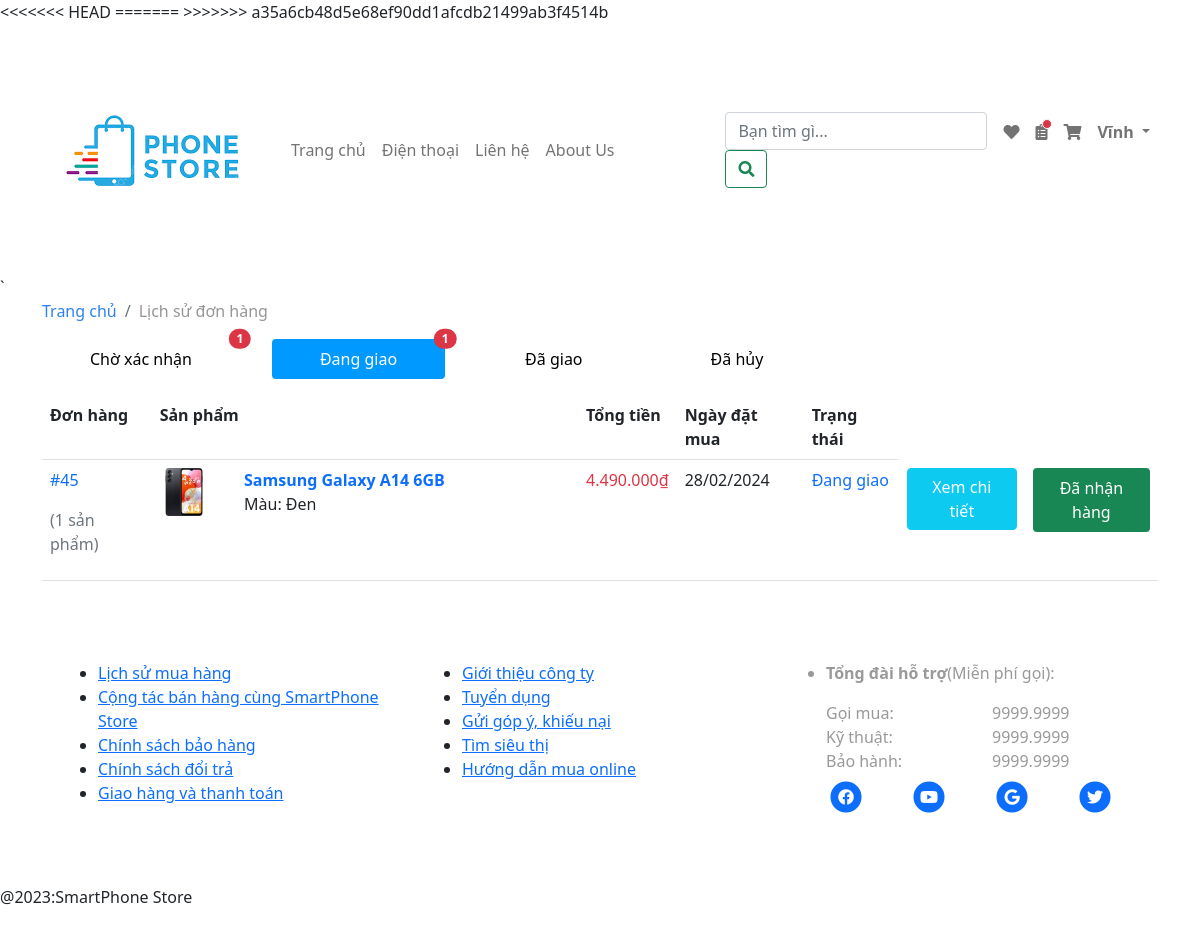
Screenshot of /customer/my_orders.php?delivering_orders (signed in) with the database file from the repository.
### tables this page shows
CREATE TABLE `customer_orders` (
  `order_id` int(10) NOT NULL COMMENT 'mã order',
  `customer_id` int(10) NOT NULL,
  `total_price` int(50) NOT NULL,
  `order_date` date NOT NULL,
  `status` text NOT NULL,
  `order_no` int(10) NOT NULL,
  `receiver` varchar(255) NOT NULL,
  `receiver_sex` varchar(10) NOT NULL,
  `receiver_phone` varchar(255) NOT NULL,
  `delivery_location` text NOT NULL,
  `payment_type` varchar(500) NOT NULL,
  `received_date` date NOT NULL
);

CREATE TABLE `customer_order_products` (
  `order_id` int(10) NOT NULL,
  `product_id` int(10) NOT NULL,
  `color` varchar(255) NOT NULL,
  `quantity` int(10) NOT NULL
);

CREATE TABLE `product_img` (
  `product_color_img_id` int(11) NOT NULL,
  `product_id` int(10) NOT NULL,
  `product_color_id` int(10) NOT NULL,
  `product_color_img` text NOT NULL,
  `product_price` int(50) NOT NULL,
  `product_price_des` int(50) NOT NULL,
  `product_quantity` int(50) NOT NULL,
  `product_status` varchar(50) NOT NULL
);

CREATE TABLE `products` (
  `product_id` int(10) NOT NULL,
  `cartegory_id` int(10) NOT NULL,
  `date` datetime NOT NULL,
  `product_name` text NOT NULL,
  `product_des` text NOT NULL,
  `product_screen` varchar(255) NOT NULL,
  `product_os` varchar(255) NOT NULL,
  `product_rear_cam` varchar(255) NOT NULL,
  `product_front_cam` varchar(255) NOT NULL,
  `product_chip` varchar(255) NOT NULL,
  `product_ram` varchar(255) NOT NULL,
  `product_internal_memory` varchar(255) NOT NULL,
  `product_sim` varchar(255) NOT NULL,
  `product_battery` varchar(255) NOT NULL
);

### customer/functions/functions.php (called while the page is built, shortened)
<?php
if (!function_exists('currency_format')) {
  function currency_format($number, $suffix = '₫') {
      if (!empty($number)) {
          return number_format($number, 0, ',', '.') . "{$suffix}";
      }
  }
}
?>

### customer/delivering_orders.php (the view, shortened to what this page needs)
<table class="table">
           <tr>
               <th>Đơn hàng</th>
               <th>Sản phẩm</th>
               <th>Tổng tiền</th>
               <th>Ngày đặt mua</th>
               <th>Trạng thái</th>
           </tr>
           <?php
               if(isset($_SESSION['customer_id'])){
                   $customer_id = $_SESSION['customer_id'];
                   $select_customer_orders = "select * from customer_orders where customer_id = '$customer_id' and status='Đang giao' ORDER BY order_id DESC";
                   $run_customer_orders = mysqli_query($conn, $select_customer_orders);
                   while($row_customer_orders = mysqli_fetch_array($run_customer_orders)){
                       $order_id = $row_customer_orders['order_id'];
                       $order_date = strtotime($row_customer_orders['order_date']);
                       $order_date_format = date("d/m/Y", $order_date);
                       $status = $row_customer_orders['status'];
                       $total_price = $row_customer_orders['total_price'];
                       $total_price_format = currency_format($total_price);
                       $select_customer_order_products = "select * from customer_order_products where order_id='$order_id'";
                       $run_customer_order_products = mysqli_query($conn, $select_customer_order_products);
                       $count_customer_order_products = mysqli_num_rows($run_customer_order_products);
                       echo "
                       <tr class='bg-white'>
                           <td class='text-primary'>#$order_id<p class='text-secondary mt-3'>($count_customer_order_products sản phẩm)</p></td>
                           <td>
                       ";
                       while($row_customer_order_products = mysqli_fetch_array($run_customer_order_products)){
                           $product_id = $row_customer_order_products['product_id'];
                           $color = $row_customer_order_products['color'];
                           $get_color = "select * from product_color where product_color_name = '$color'";
                           $run_color = mysqli_query($conn, $get_color);
                           $row_color = mysqli_fetch_array($run_color);
                           $product_color_id = $row_color['product_color_id'];
                           $select_product = "select * from products where product_id = '$product_id'";
                           $run_product = mysqli_query($conn, $select_product);
                           $row_product = mysqli_fetch_array($run_product);
                           $product_name = $row_product['product_name'];
                           $select_product_img = "select * from product_img where product_id = '$product_id' and product_color_id = '$product_color_id'";
                           $run_product_img = mysqli_query($conn, $select_product_img);
                           $row_product_img = mysqli_fetch_array($run_product_img);
                               $product_img = $row_product_img['product_color_img'];
                           echo "
                               <div class='row mb-4'>
                                   <div class='col-md-2 col-11 mx-auto justify-content-center product-img'>
                                       <a href='../shop-detail.php?product_id=$product_id&color=$product_color_id' target='_blank'><img src='../administrator/product_img/$product_img' width='200px' class='img-fluid' alt=''></a>
                                   </div>
                                   <div class='col-md-10 col-11 mx-auto ps-4'>
                                       <a href='../shop-detail.php?product_id=$product_id&color=$product_color_id' target='_blank' class='mb-4 fw-bold text-decoration-none product-name'>
                                           $product_name
                                       </a>
                                       <span class='mb-2 d-block color'>Màu: $color</span>
                                   </div>
                               </div>
                           ";
                       }
                       echo "
                               </td>
                               <td class='text-danger'>$total_price_format</td>
                               <td>$order_date_format</td>
                               <td class='text-primary'>$status</td>
                               <td><a href='order_detail.php?order_id=$order_id' class='btn btn-info text-white'>Xem chi tiết</a></td>
                               <form action='' method='post'>
                                   <input type='hidden' name='order_id' value='$order_id'>
                                   <td class=''><button name='submit_receive' class='btn btn-white bg-success p-2 text-white' style='border: none; padding: 0'>Đã nhận hàng</button></td>
                               </form>
                           </tr>
                       ";
                   }
               }
           ?>
       </table>

### rows the page displays
customer_orders: order_id "45", count_customer_order_products "1", total_price "4.490.000₫", order_date "28/02/2024", status "Đang giao"
customer_order_products: product_img.product_color_img (picture), product.product_name "Samsung Galaxy A14 6GB", color "Đen"

### other values shown
$_SESSION['customer_name'] "Vĩnh"
$count_pending_orders "1"
$count_delivering_orders "1"
